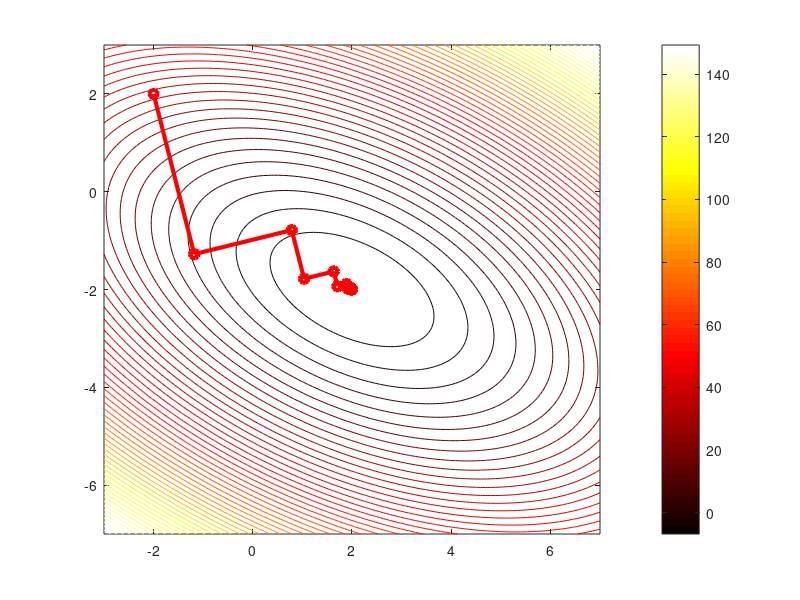

Write MATLAB code to recreate this figure. (Note: this script raises an error after producing the figure.)
%% LAB - 05 - 08/11/2010
%% Intro
help meshgrid
help contour

help mldivide
help pinv
help qr
help svd

%% EX. 1
clear all, close all, clc
% Definition of the coefficient matrix A and the RHS b:
A = [3 2; 2 6];
b = [2 -8]';

% 1) By hand...

% 2) Remind that the gradient methods can be interpreted as minimizing
% methods for the functional PHI(X).
% We can construct the level curves related to the quadratic form PHI(X):
% Creation of the two-dimensional grid and calculation of PHI:
xx = linspace(-3,7,200);
yy = linspace(-7,3,200);
[X,Y] = meshgrid(xx,yy);
PHI = 0.5*(X.*(A(1)*X+A(2)*Y)+Y.*(A(3)*X+A(4)*Y)) - (b(1)*X+b(2)*Y);
% Contour plot superposed to the previous graph:
contour(X,Y,PHI,50), colormap hot, colorbar
hold on
% Let's implement the gradient (steepest descent) method in the following
% way, adding the visualization of each step.
% Starting guess...
x0 = [-2 2]'; tol = 1e-3;
nmax = 100;
xv=x0;
plot(xv(1),xv(2),'ob','LineWidth',2)

% Implementation of the Steepest Descent Method:
r = b - A*xv; % initial residual
norm2b = norm(b);
for iter=0:nmax,

    alpha = (r'*r)/(r'*A*r);
    xn = xv + alpha*r;     
    r = r - alpha*A*r; % = r - A*xn
    err=norm(r)/norm2b;
    
    plot([xv(1) xn(1)], [xv(2) xn(2)],'-or','LineWidth',3)
    
    xv=xn;
    if(err<tol),
       break, 
    end
end
if iter==nmax,
   disp('Attenzione il metodo non converge o nmax piccolo per la tolleranza richiesta')
end
% We obtain: 
iter
xv

% Comments: note the directions of the steps in the graph respect to the
% level curves of the quadratic form PHI...

%% EX. 2
% Implementation of the function grad.m (start from richpre.m file for
% example...)

% 1) Construction of a cycle and visualization...
clear all, close all
nmax = 2000;
toll = 1e-6;
nn = [3 5 10 20];
for n=nn
    A  = gallery('poisson',n);
    b  = A*ones(size(A(:,1)));
    x0 = zeros(size(A(:,1)));
    [xv,iter,err] = grad(A,b,x0,nmax,toll);
    figure(1),
    subplot(1,3,1), semilogy(err,'or'), hold on, ...
        xlabel('Iteration'), ylabel('Normalized residual')
    subplot(1,3,2), loglog(n^2,iter,'ob'), hold on, ...
        xlabel('Matrix order'), ylabel('n_{iter}')
    subplot(1,3,3), loglog(condest(A),iter,'ob'), hold on, ...
        xlabel('\kappa(A)'), ylabel('n_{iter}')
    pause % press return to go on
end

% Comments...

%% EX. 3
clear all
close all
clc
% 1) Solution of the system in the lsq sense:
A = [1 0 -1; 1 0 -3; 0 1 1; 0 -1 1];
b = [4 6 -1 2]'
A1 = A'*A;
b1 = A'*b;
x = A1\b1
% check the orthogonality of the solution respect to R(A)
err = A'*(A*x-b)  % -> ok

% 2) Cholesky factorization can be applied...comments...
cond(A)
cond(A1)

% 3) SVD on the matrix: A = U*D*V'
[U,D,V] = svd(A)
% Appling U^-1 on the left to the RHS
b1 = U'*b;
% catching the singular values from D
sigma = diag(D);
% Appling D^-1 on the left of b1:
z = D\b1
% the solution will be
x = V*z

% 4) Look at the matrix structure in the decomposition:
[Q,R,E] = qr(A)
norm(Q)
R1 = R(1:3,1:3)
%For the RHS:
g = Q'*b
% We obtain
xqr = R1\g(1:3)
xqr = E*xqr

% Equivalently:
[q,r] = qr(A)
xqr = r\(q'*b)

% 5) Moore-Penrose pseudoinverse 
pinv(A)*b
% comments: more computation needed

% 6) Compare the obtained results with
A\b
help mldivide

%% EX. 4
clear all, clc
A = [1 2 3; 4 5 6; 7 8 9; 10 11 12; 13 14 15];
b = [16 17 18 19 20]'

% 1) A is rank deficient: no unique solution. Check:
A1 = A'*A;
x1 = A1\(A'*b)
r = rank(A)

% 2) Note The middle column is the average of... xnull = [1 -2 1]'
% ...

% 3) lSQ solution by means of \ command
xx = A\b % basic solution: r non-zero components (see QR factorization)
% ...and pinv command
yy = pinv(A)*b
% pinv does not give any warning. Moreover the solutions are not the same
% as for full rank systems. pinv finds the minimum norm solution:
norm(A*xx-b,inf)
norm(A*yy-b,inf)

norm(xx),norm(yy)
% comments.

% 4) SVD
[U,D,V] = svd(A)
b1 = U'*b;
z = D\b1;
x=V*z
norm(x)

%% EX. "A case study: Image compression"

% see the related m-file (SVD_image.m):
edit SVD_image
%% EX. 5
% 1) Eigenvalue localization
A = [3 1 1 0 0; 0 4 1 0.5 0.5; 2 2 5 0 0; 2 2 1 9 1; 0 0 2 3 9]
help gersch
gersch(A)
% comments...

% 2) Using eig command in MATLAB:
[V,D] = eig(A)

% 3) Study of the convergence of Jacoby iteration method applied to A:
D = diag(diag(A));
L = tril(A,-1);
U = triu(A,1);
Bj = -D\(L+U);
gersch(Bj)
% comments...

%% HOMEWORK
%% EX H5.1
% ...
%% EX H5.2
A = [ 1 2 3; 2 3 4; 3 4 5; 4 5 6;]
b = [1 2 2 1];
% 1) ...
rank(A)
% ...
%% EX H5.3
% ...
%% EX H5.4
% ...
%% EX H5.5
A1 = [4 -1 1 0 0; 1 3 -1 0 0; 0 1 1 0 0; 0 0 0 2 1; 0 0 0 1 8];
A2 = [5 4 1 1;4 5 1 1;1 1 4 2;1 1 2 4];
% For A1:
gersch(A1) % the circle on the right (highest lambda) is isolated -> real eigenvalue...
% Also note the conditioning of its eigenvalues...
% For A2 (is symmetric!):
gersch(A2) % the eigenvalues lambda_i are real and are in [-1,11]
%% EX H5.6* (optional)
% See ref. 4 [chapter 10.3], for a brief explanation. It's useful for next
% lab.